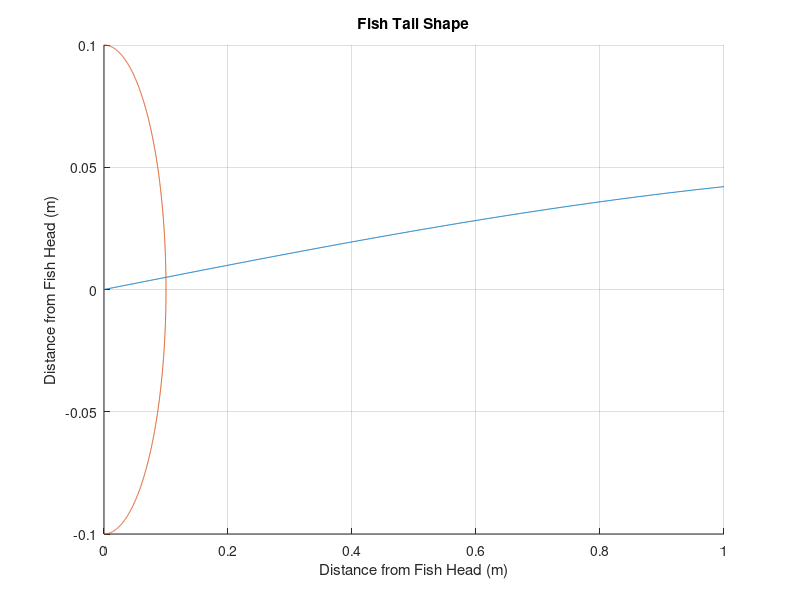

Write MATLAB code to recreate this figure. (Note: this script raises an error after producing the figure.)
clear
clc

servoSpeedRating = .05; %time in seconds to travel 60 degrees
minServoThrow = 36;
maxServoThrow = 144;

C = 0.05; %wave amplitude in m (limited to  less than peduncle length if not using exponential sinusoid)
L = 2; %expenential slope constant in 1/m (larger k means exponential increases faster for a given change in x)
k = 1; %spacial frequency in rad/m
w = 5; %phase velocity in rad/s
samplePeriod = 0.01; %sample period in s

x = 0:0.001:1; %distance from head in m
z = linspace(-pi/2,pi/2,1000); %array only used in plotting semicircles

peduncle_length = 0.1; %peduncle length in m
tolerance = 0.001; %tolerance for calculating intersection values
numServos = 2; %number of fish tail segments
numTimeSteps = ceil((2*pi/w)/samplePeriod);

e = C.*(exp(L.*x) - 1); %envelope of wave (if exponential is used)
%plot(x,e);

timeIndex = 1; %keeps track of which time-step the intersections/servo angles are being calculated at

for t = 0:samplePeriod:2*pi/w %increase time in steps of 10ms
    y = C.*(1).*sin(k.*x - w.*t); 
    %y = C.*(exp(K.*x) - 1).*sin(w.*x - u.*t);
    hold all
    plot(x,y);
    grid on
    title('Fish Tail Shape');
    xlabel('Distance from Fish Head (m)');
    ylabel('Distance from Fish Head (m)');

    %array to hold x and y coordinates of each servo head at a given time
    servoNode_X(1) = 0;
    servoNode_Y(1) = 0;

    hold all
    plot(peduncle_length.*cos(z)+servoNode_X(1),peduncle_length.*sin(z)+servoNode_Y(1))

    %create semicircle centered at the previous servo head's x and y
    %coordinates
    y2 = real(sqrt(peduncle_length.^2 - (x).^2));
    y3 = real(-sqrt(peduncle_length.^2 - (x).^2));

    %calculate all possible intersections
    [xout,yout] = intersections(x,y,x,y2,1);
    [xout2,yout2] = intersections(x,y,x,y3,1);
    
    %find the correct intersection point
    k = 1;
    trigger = 1;
    while k <= length(xout) && trigger
        if xout(k) > servoNode_X(1) && (sqrt((xout(k) - servoNode_X(1)).^2 + (yout(k) - servoNode_Y(1))^2)) <= (peduncle_length + tolerance)
            trigger = 0;

            servoNode_X(2) = xout(k);
            servoNode_Y(2) = yout(k);
        end

        k = k + 1;
    end

    j = 1;
    if trigger
        while j <= length(xout2) && trigger
            if xout2(j) > servoNode_X(1) && (sqrt((xout2(j) - servoNode_X(1)).^2 + (yout2(j) - servoNode_Y(1))^2)) <= (peduncle_length + tolerance)
                trigger = 0;

                servoNode_X(2) = xout2(j);
                servoNode_Y(2) = yout2(j);
            end

            j = j + 1;
        end
    end

    %create circle centered at the previous servo head's x and y
    %coordinates
    y2 = real(sqrt(peduncle_length.^2 - (x - servoNode_X(2)).^2) + servoNode_Y(2));
    y3 = real(-sqrt(peduncle_length.^2 - (x - servoNode_X(2)).^2) + servoNode_Y(2));

    hold all
    plot(servoNode_X(2),servoNode_Y(2),'r.','markersize',18)
    hold all
    plot(peduncle_length.*cos(z)+servoNode_X(2),peduncle_length.*sin(z)+servoNode_Y(2))

    %initialize the running sum of servo angles
    cumulativeServoAngle = 0;
    %calculate servo angle for a given time for the first servo and then
    %round to nearest integer
    servoAngle(timeIndex,1) = atand((servoNode_Y(2)-servoNode_Y(1))/(servoNode_X(2)-servoNode_X(1))) + 90;
    servoAngle(timeIndex,1) = round(servoAngle(timeIndex,1));
    %update the running sum of servo angles
    cumulativeServoAngle = cumulativeServoAngle + (servoAngle(timeIndex,1) - 90);
    
    %initilize fish tail segment index
    i = 3;
    %loop to find servo angle for every remaining segment
    while i <= numServos

        %calculate all possible intersections
        [xout,yout] = intersections(x,y,x,y2,1);
        [xout2,yout2] = intersections(x,y,x,y3,1);

        %find the correct intersection point
        k = 1;
        trigger = 1;
        while k <= length(xout) && trigger
            if xout(k) > servoNode_X(i-1) && (sqrt((xout(k) - servoNode_X(i-1)).^2 + (yout(k) - servoNode_Y(i-1))^2)) <= (peduncle_length + tolerance)
                trigger = 0;

                servoNode_X(i) = xout(k);
                servoNode_Y(i) = yout(k);
            end

            k = k + 1;
        end

        j = 1;
        if trigger
            while j <= length(xout2) && trigger
                if xout2(j) > servoNode_X(i-1) && (sqrt((xout2(j) - servoNode_X(i-1)).^2 + (yout2(j) - servoNode_Y(i-1))^2)) <= (peduncle_length + tolerance)
                    trigger = 0;

                    servoNode_X(i) = xout2(j);
                    servoNode_Y(i) = yout2(j);
                end

                j = j + 1;
            end
        end

        hold all
        plot(servoNode_X(i),servoNode_Y(i),'r.','markersize',18)
        hold all
        plot(peduncle_length.*cos(z)+servoNode_X(i),peduncle_length.*sin(z)+servoNode_Y(i))

        %calculate servo angle for a given time for the given servo and then
        %round to nearest integer
        servoAngle(timeIndex,i-1) = (atand((servoNode_Y(i)-servoNode_Y(i-1))/(servoNode_X(i)-servoNode_X(i-1))) + 90) - cumulativeServoAngle;
        servoAngle(timeIndex,i-1) = round(servoAngle(timeIndex,i-1));
        %update the running sum of servo angles
        cumulativeServoAngle = cumulativeServoAngle + (servoAngle(timeIndex,i-1) - 90);
        
        %create circle centered at the previous servo head's x and y
        %coordinates
        y2 = real(sqrt(peduncle_length.^2 - (x - servoNode_X(i)).^2) + servoNode_Y(i));
        y3 = real(-sqrt(peduncle_length.^2 - (x - servoNode_X(i)).^2) + servoNode_Y(i));

        i = i + 1;
    end


    %calculate all possible intersections
    [xout,yout] = intersections(x,y,x,y2,1);
    [xout2,yout2] = intersections(x,y,x,y3,1);

    %find the correct intersection point
    k = 1;
    trigger = 1;
    while k <= length(xout) && trigger
        if xout(k) > servoNode_X(i-1) && (sqrt((xout(k) - servoNode_X(i-1)).^2 + (yout(k) - servoNode_Y(i-1))^2)) <= (peduncle_length + tolerance)
                trigger = 0;

            servoNode_X(i) = xout(k);
            servoNode_Y(i) = yout(k);
        end

        k = k + 1;
    end

    j = 1;
    if trigger
        while j <= length(xout2) && trigger
            if xout2(j) > servoNode_X(i-1) && (sqrt((xout2(j) - servoNode_X(i-1)).^2 + (yout2(j) - servoNode_Y(i-1))^2)) <= (peduncle_length + tolerance)
                trigger = 0;

                servoNode_X(i) = xout2(j);
                servoNode_Y(i) = yout2(j);
            end

            j = j + 1;
        end
    end

    hold all
    plot(servoNode_X(i),servoNode_Y(i),'r.','markersize',18)

    %calculate servo angle for a given time for the given servo and then
    %round to nearest integer
    servoAngle(timeIndex,i-1) = (atand((servoNode_Y(i)-servoNode_Y(i-1))/(servoNode_X(i)-servoNode_X(i-1))) + 90) - cumulativeServoAngle;
    servoAngle(timeIndex,i-1) = round(servoAngle(timeIndex,i-1));
    
    %increment the time index
    timeIndex = timeIndex + 1;
end


%import to simulink model
%----------------------------------------------------------------------------------------------------------
%test to see if any angle changes exceed maximum servo speed
servoThrowTimeConstant = servoSpeedRating/60; %seconds per degree (change only numerator)
servoIndex = 1;
while servoIndex <= numServos
    timeIndex = 1;
    
    while timeIndex < numTimeSteps
        angularDifference = abs(servoAngle(timeIndex + 1,servoIndex) - servoAngle(timeIndex,servoIndex));
        throwTime = angularDifference * servoThrowTimeConstant;
        
        if throwTime >= samplePeriod
            error('ERROR:\nservo angular velocity exceeds max servo speed for servo %i between time steps %i and %i', servoIndex, timeIndex, timeIndex + 1);
        end
        
        if servoAngle(timeIndex,servoIndex) < minServoThrow || servoAngle(timeIndex,servoIndex) > maxServoThrow
            error('ERROR:\nservo angle exceeds max servo angle for servo %i at time step %i', servoIndex, timeIndex);
        end
        
        timeIndex = timeIndex + 1;
    end
    
    servoIndex = servoIndex + 1;
end

%create and write servo angles to a text file used by C++ code to control
%robot
fid = fopen( sprintf('ServoAngles_C=%2.5f_K=%2.5f_w=%2.5f_u=%2.5f_dt=%2.5fms.txt', C, L, k, w, samplePeriod), 'wt' );

fprintf( fid, '%i \n', numTimeSteps);
fprintf( fid, '%i \n', samplePeriod*1000); %record sample period in ms
fprintf( fid, '%i \n', numServos); %record number of servos

timeIndexText = 1;
while timeIndexText <= numTimeSteps
    servoIndexText = 1;
    while servoIndexText <= numServos
        fprintf( fid, '%03d', servoAngle(timeIndexText,servoIndexText));
        fprintf( fid, " ");
        
        servoIndexText = servoIndexText + 1;
    end
    fprintf( fid, "\n");
    
    timeIndexText = timeIndexText + 1;
end

fclose(fid);
%----------------------------------------------------------------------------------------------------------




